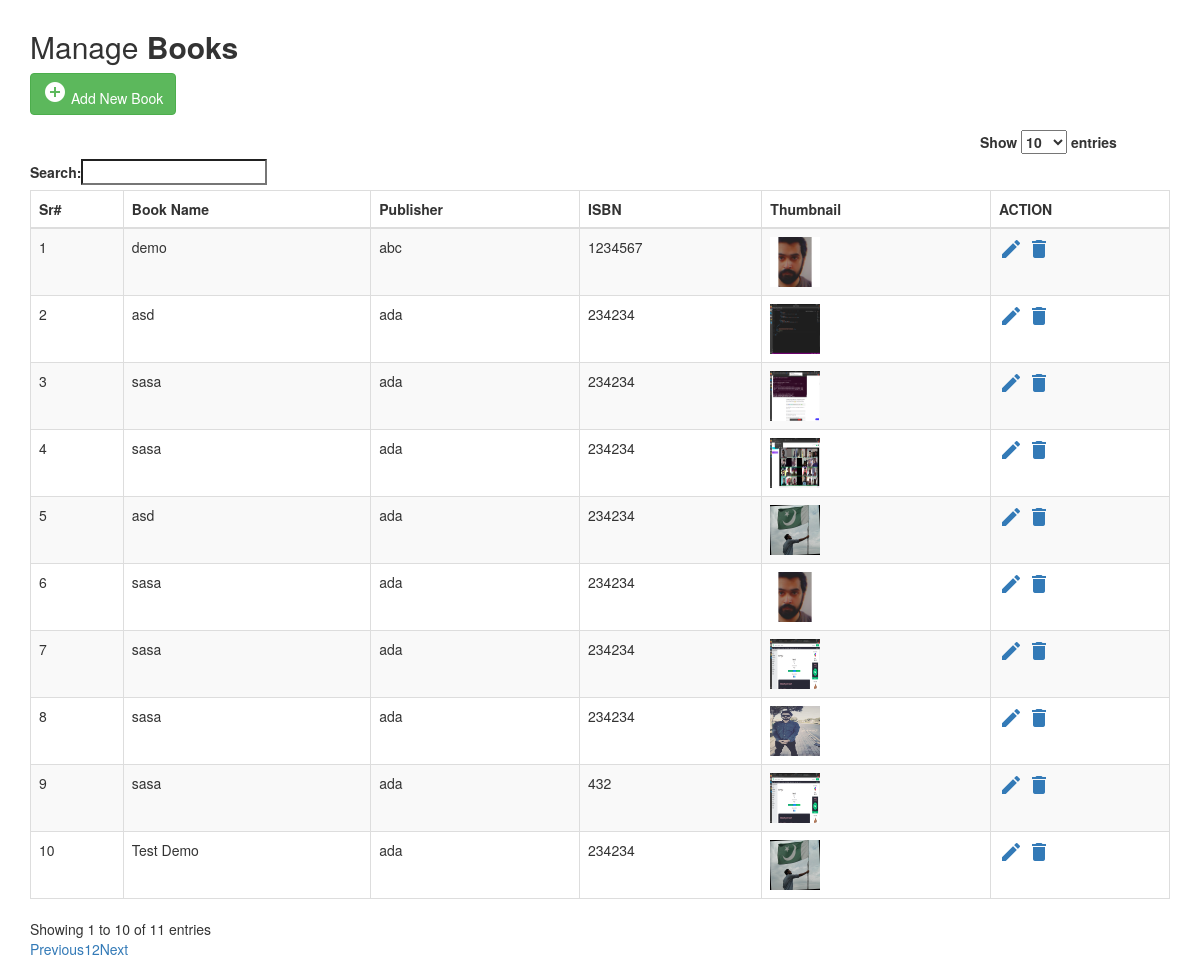
The page / on the database its author committed.
### tables this page shows
CREATE TABLE `books` (
  `id` int UNSIGNED NOT NULL,
  `bookName` varchar(30) NOT NULL,
  `publisher` varchar(30) NOT NULL,
  `isbn` varchar(50) DEFAULT NULL,
  `thumbnail` varchar(50) DEFAULT NULL,
  `reg_date` timestamp NULL DEFAULT CURRENT_TIMESTAMP ON UPDATE CURRENT_TIMESTAMP
);

### index.php (the view, shortened to what this page needs)
<?php
 require_once "config.php";
?>
<!DOCTYPE html>
<html lang="en">
<head>
	<link rel="stylesheet" href="https://maxcdn.bootstrapcdn.com/bootstrap/3.3.7/css/bootstrap.min.css">
    <link rel="stylesheet" href="https://cdn.datatables.net/1.10.24/css/dataTables.bootstrap.min.css">
</head>
<body>
    <div class="container">
        <div class="table-wrapper">
            <div class="table-title">
                <div class="row">
                    <div class="col-sm-6">
						<h2>Manage <b>Books</b></h2>
					</div>
                </div>
                <div class="row">
                    <div class="col-sm-6">
						<a href="#addBookModal" class="btn btn-success" data-toggle="modal"><i class="material-icons"></i> <span>Add New Book</span></a>
					</div>
                </div>
            </div>
            <div class="form-group">
                <div class="col-sm-10 col-sm-offset-2 message">
                </div>
            </div>
            <table id="bookInfo" class="table table-striped table-bordered" style="width:100%">
                <thead>
                    <tr>
						<th>Sr#</th>
                        <th>Book Name</th>
                        <th>Publisher</th>
						<th>ISBN</th>
                        <th>Thumbnail</th>
                        <th>ACTION</th>
                    </tr>
                </thead>
				<tbody>
				<?php
                   $result = mysqli_query($conn,"SELECT * FROM books");
                $i=1;
                while($row = mysqli_fetch_array($result)) {
				?>
				<tr>
					<td><?php echo $i; ?></td>
					<td><?php echo $row["bookName"]; ?></td>
					<td><?php echo $row["publisher"]; ?></td>
					<td><?php echo $row["isbn"]; ?></td>
					<td><img src="<?php echo $row["thumbnail"]; ?>" height="50" width="50"></td>
					<td>
						<a href="#" onclick="updateBookInfo('<?php echo $row["id"]; ?>','<?php echo $row["bookName"]; ?>','<?php echo $row["publisher"]; ?>','<?php echo $row["isbn"]; ?>','<?php echo $row["thumbnail"]; ?>');" class="edit" ><i class="material-icons update" data-toggle="tooltip" title="Edit"></i></a>
                        <a href="save.php?id=<?php echo $row["id"]; ?>"><i class="material-icons" data-toggle="tooltip" title="Delete"></i></a>
                    </td>
				</tr>
				<?php
				$i++;
				}
				?>
				</tbody>
			</table>
        </div>
    </div>
</body>
</html>

### index.php (style rules this page uses)
.message { margin: auto; color: green; padding: 20px; font-size: large; }

### rows shown on the page
books: bookName "demo", publisher "abc", isbn "1234567", thumbnail (picture)
books: bookName "asd", publisher "ada", isbn "234234", thumbnail (picture)
books: bookName "sasa", publisher "ada", isbn "234234", thumbnail (picture)
books: bookName "sasa", publisher "ada", isbn "234234", thumbnail (picture)
books: bookName "asd", publisher "ada", isbn "234234", thumbnail (placeholder picture)
books: bookName "sasa", publisher "ada", isbn "234234", thumbnail (picture)
books: bookName "sasa", publisher "ada", isbn "234234", thumbnail (picture)
books: bookName "sasa", publisher "ada", isbn "234234", thumbnail (picture)
books: bookName "sasa", publisher "ada", isbn "432", thumbnail (picture)
books: bookName "Test Demo", publisher "ada", isbn "234234", thumbnail (placeholder picture)
